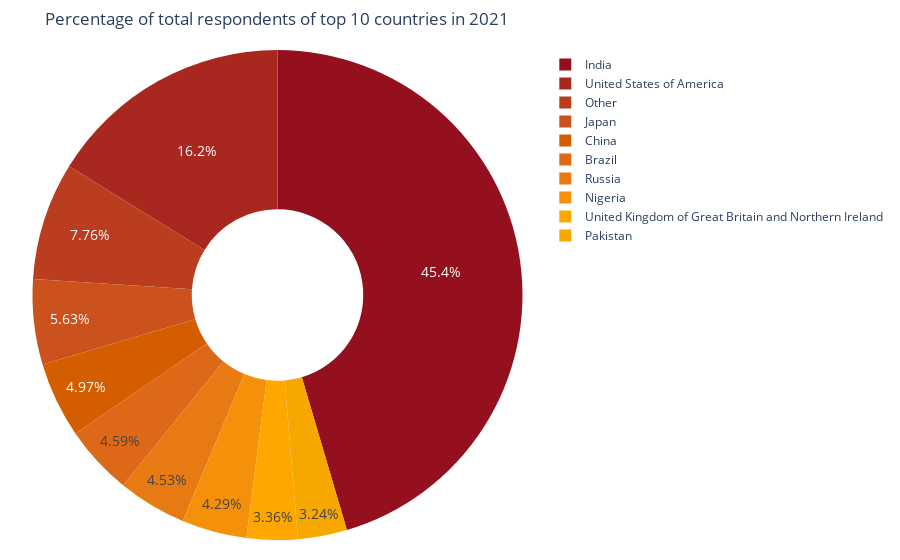

Notebook cell for this chart:
### Markdown cell above
## What are the 10 countries with the most respondents?

### Code cell
df = data_21.iloc[1:]['Q3'].value_counts()[:10]
ax = px.pie(df, values=df.values, names=list(df.index), 
             color_discrete_sequence=["#95101f","#a82820", "#ba3d1f","#cb511d", "#d45d00","#dc6818", "#e87a13","#f4900a","#ffa600", "#f6a800"], 
             hole=.35,
             title='Percentage of total respondents of top 10 countries in 2021',             
            )

ax.update_traces(hovertemplate = "%{label}: <b>%{value}</b>", textfont_size=14)
ax.update_layout(
    hoverlabel=dict(
        bgcolor="white",
#         font_size=16,
#         font_family="Serif",
    ),
    margin=dict(l=20, r=20, t=50, b=20),
#     title_font_family="Serif",
)
ax.show()

### Figure 1 — Plotly figure (JSON) as saved in the notebook; plotly's stock layout.template omitted (floating-point values rounded to 4 significant figures)
{"data": [{"domain": {"x": [0, 1], "y": [0, 1]}, "hole": 0.35, "hovertemplate": "%{label}: <b>%{value}</b>", "labels": ["India", "United States of America", "Other", "Japan", "China", "Brazil", "Russia", "Nigeria", "United Kingdom of Great Britain and Northern Ireland", "Pakistan"], "legendgroup": "", "name": "", "showlegend": true, "textfont": {"size": 14}, "type": "pie", "values": [7434, 2650, 1270, 921, 814, 751, 742, 702, 550, 530]}], "layout": {"hoverlabel": {"bgcolor": "white"}, "legend": {"tracegroupgap": 0}, "margin": {"b": 20, "l": 20, "r": 20, "t": 50}, "piecolorway": ["#95101f", "#a82820", "#ba3d1f", "#cb511d", "#d45d00", "#dc6818", "#e87a13", "#f4900a", "#ffa600", "#f6a800"], "title": {"text": "Percentage of total respondents of top 10 countries in 2021"}}}
